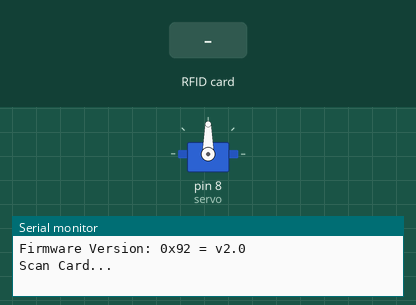
The sketch below on a simulated Arduino Uno, built with avr-gcc and run on an emulated ATmega328P. On the bench: servo, the last lines printed to the serial monitor. The test bench sets the inputs (shaded band).

Above: at 1.2 s.
1.3 s: RFID card A9 7E 84 59 held to the reader
At 1.46 s:
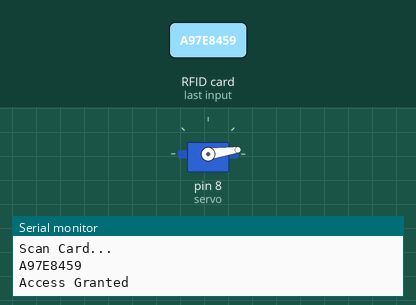
4.3 s: RFID card 5E 7A 19 C4 held to the reader
At 4.47 s:
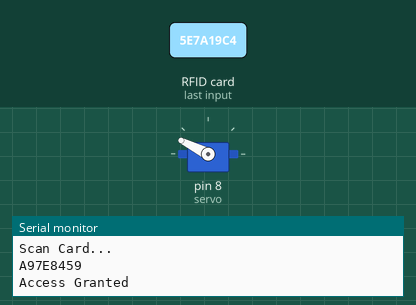
Timing chart, 0 to 8.3 s (numbered marks = the images above; inputs shaded):
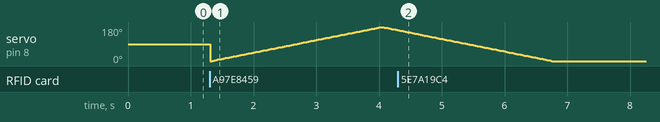

The sketch:

RFIDUnlock.ino
```cpp
#include <Servo.h>
#include <MFRC522.h>
#include <SPI.h>

#define SS_PIN 10
#define RST_PIN 5

Servo servo;

MFRC522 mfrc522(SS_PIN, RST_PIN);  // Create MFRC522 instance

String ID = "";   // Set global variable ID

String accessGranted [] = {"A97E8459"};   // Array that has all the UIDs for access

int pos = 0;    //Initial position for servo

// Function to read in the UID for RFID
String readID() {
  // Read in values till end
  for (int i = 0; i < mfrc522.uid.size; i++) {
    //Serial.print(mfrc522.uid.uidByte[i] < 0x10 ? " 0" : " ");
    //Serial.print(mfrc522.uid.uidByte[i], HEX);

    // Add values to the string ID
    ID.concat(String(mfrc522.uid.uidByte[i] < 0x10 ? " 0" : " "));
    ID.concat(String(mfrc522.uid.uidByte[i], HEX));
  }
  ID.toUpperCase();   // Make it all uppercase
  ID.replace(" ", "");  // Get rid of spaces
  return ID;    //Return ID value
}

//String searchAccess() {
//  String status = "Access Denied";
//
//  for (int i = 0; i < 2; i++)
//    if (ID == accessGranted[i]) {
//      status = "Access Granted";
//    }
//  Serial.println(status);
//}

void setup() {
  Serial.begin(9600);   // Begin Serial Monitor

  servo.attach(8);    // Pin for servo

  // Initialize everything
  SPI.begin();
  mfrc522.PCD_Init();
  delay(4);
  mfrc522.PCD_DumpVersionToSerial();    // Create instance
  Serial.println("Scan Card...");
}

void loop() {

  // Reset when no new card is detected
  if (!mfrc522.PICC_IsNewCardPresent()) {
    return;
  }

  // Selecting a card
  if (!mfrc522.PICC_ReadCardSerial()) {
    return;
  }

  // Dumop all debug info
  mfrc522.PICC_DumpToSerial(&(mfrc522.uid));

  // Run function readID()
  readID();

  Serial.println(ID); // Print the ID

  String status = "Access Denied";  // Set status default to no access

  for (int i = 0; i < 1; i++){   // Scan the array accessGranted to see if ID is in it
    if (ID == accessGranted[i]) {
      status = "Access Granted";
    }
  Serial.println(status);
  }

  // When access is detected/granted move the servo
  if (status == "Access Granted") {
    for (pos = 0; pos <= 180; pos += 1) { // goes from 0 degrees to 180 degrees
      // in steps of 1 degree
      servo.write(pos);              // tell servo to go to position in variable 'pos'
      delay(15);                       // waits 15ms for the servo to reach the position
    }
    for (pos = 180; pos >= 0; pos -= 1) { // goes from 180 degrees to 0 degrees
      servo.write(pos);              // tell servo to go to position in variable 'pos'
      delay(15);                       // waits 15ms for the servo to reach the position
    }
  }

  ID = "";    // Set the ID back to an empty string

}
```
